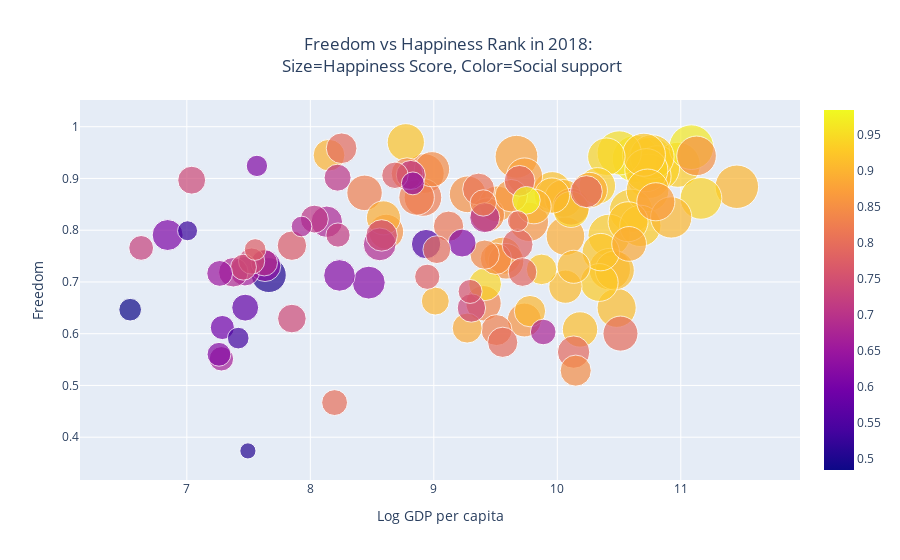

Notebook code cell kept with this figure:
### Code cell
import chart_studio.plotly as py
import plotly.graph_objs as go
from plotly.offline import init_notebook_mode, iplot
import plotly
init_notebook_mode(connected=True)
size  = df18['Happiness Score']*6
color = df18['Social support']
data = [
    {
        'y': df18['Freedom to make life choices'],
        'x': df18['Log GDP per capita'],
        'mode': 'markers',
        'marker': {
            'color': color,
            'size': size,
            'showscale': True
        },
        "text" :  df18.Country    
    }
]
layout = dict(title='Freedom vs Happiness Rank in 2018:',
              xaxis=dict(title='Log GDP per capita'),
              yaxis=dict(title='Freedom'))
fig = go.Figure(data=data,layout=layout)
fig.update_layout(
        title={
            'text': 'Freedom vs Happiness Rank in 2018: <br> Size=Happiness Score, Color=Social support',
            'x': 0.5,
            'xanchor': 'center'
        })
iplot(fig)
plotly.offline.plot(fig, filename='fig.html')

### Figure 1 — Plotly figure (JSON) as saved in the notebook; plotly's stock layout.template omitted (floating-point values rounded to 4 significant figures; data arrays with more than 128 entries replaced by an {"elided": "..."} marker saying what was removed)
{"data": [{"marker": {"color": {"elided": "134 float values"}, "showscale": true, "size": {"elided": "134 float values"}}, "mode": "markers", "text": {"elided": "134 str values"}, "type": "scatter", "x": {"elided": "134 float values"}, "y": {"elided": "134 float values"}}], "layout": {"title": {"text": "Freedom vs Happiness Rank in 2018: <br> Size=Happiness Score, Color=Social support", "x": 0.5, "xanchor": "center"}, "xaxis": {"title": {"text": "Log GDP per capita"}}, "yaxis": {"title": {"text": "Freedom"}}}}
